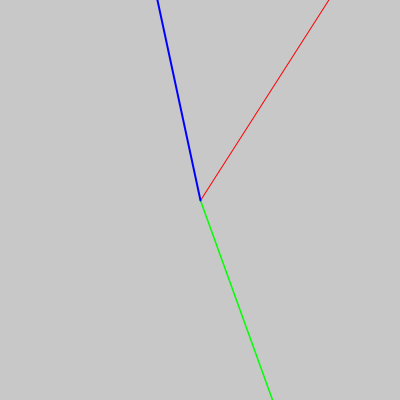
Frame 1 (no input)
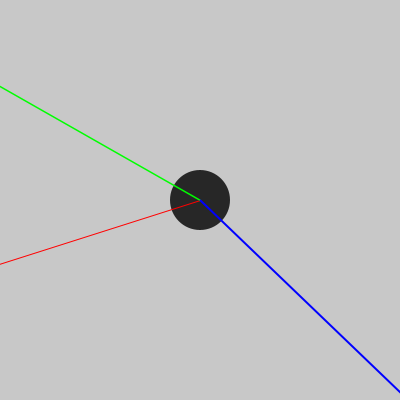
Frame 60 (the mouse pressed at the canvas centre just before this capture)
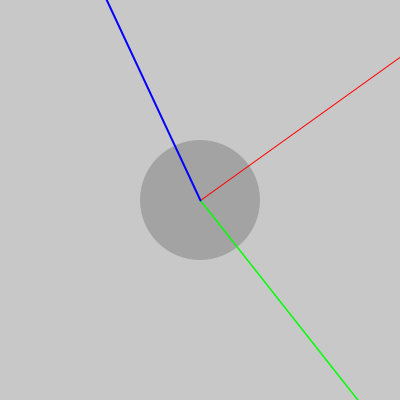
Frame 120 (the mouse held since frame 60 and released just before this capture)

The Processing sketch that drew these frames (run headless with seeded random() and noise(); from frame 60 on, the mouse is pressed at the canvas centre):

// Processing sketch: ejercicio11
// ── ejercicio11.pde
// ***********************************************
// * Alumno: Joaquin Romera                      *
// * Legajo: 24169                               *
// * Ejercicio Nro: 11                           *
// * Asignatura: Taller de Integración de tecno..*
// * Carrera: Musica y Tecnologia                *
// * Institución: UNQ                            *
// * Año: 2018                                   *
// ***********************************************

float fc;
int centro = 200;

void setup() {
  smooth();
  colorMode(RGB);
  size(400, 400);
  stroke(255);
}

void draw() {
  fc = frameCount;
  background(200);
  
  // Circulo en centro que crece
  fill(random(255));
  noStroke();
  ellipse(centro, centro, fc % 600, fc % 600);
  
  // Lineas rotativas
  stroke(255,0,0);
  strokeWeight(1);
  line(centro, centro, centro + cos(fc) * 300, centro - sin(fc) * 300);
  
  stroke(0,255,0);
  strokeWeight(1.5);
  line(centro, centro, centro + cos(fc) * 450, centro + sin(fc) * 800);
  
  stroke(0,0,255);
  strokeWeight(2);
  line(centro, centro, centro - cos(fc) * 400, centro - sin(fc) * 1200);
}
